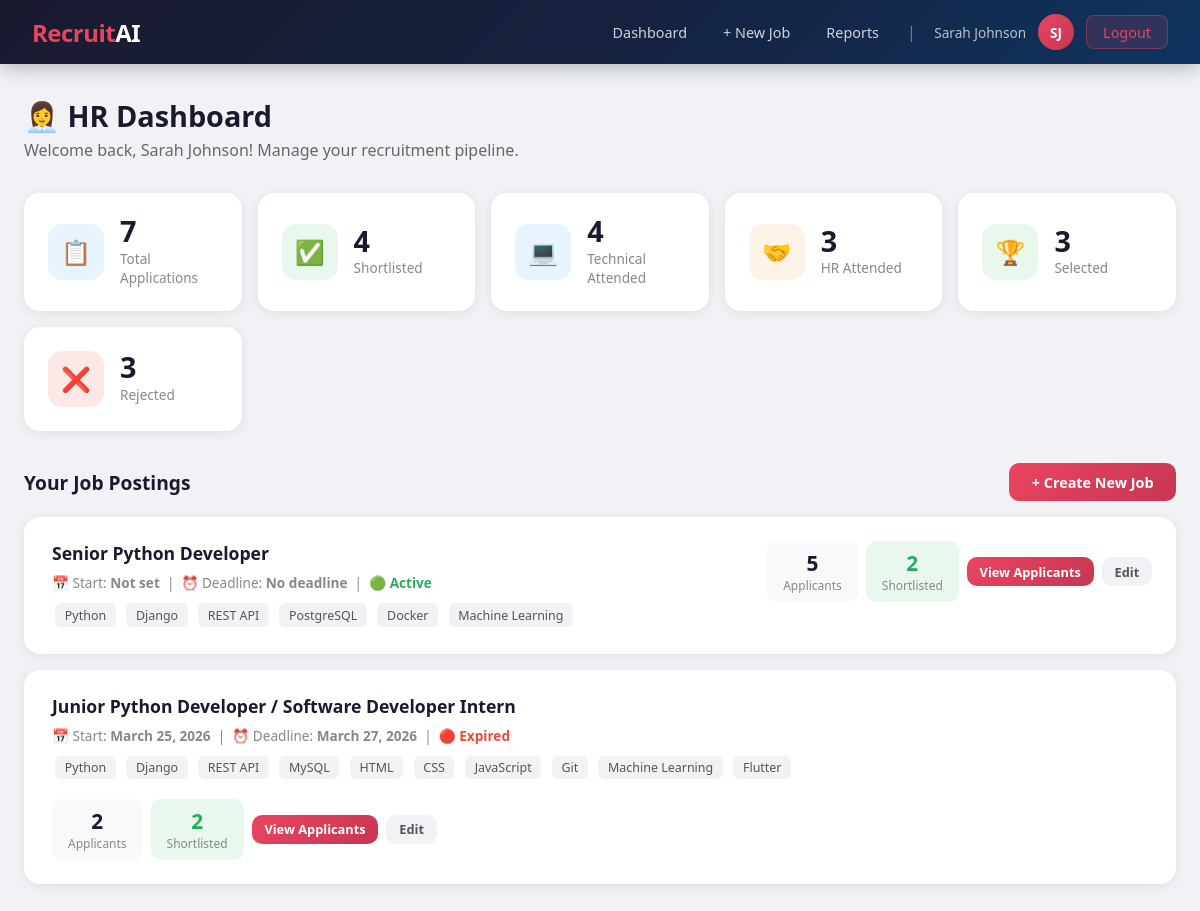
The page /hr/dashboard/ (signed in) on the database as committed earlier.
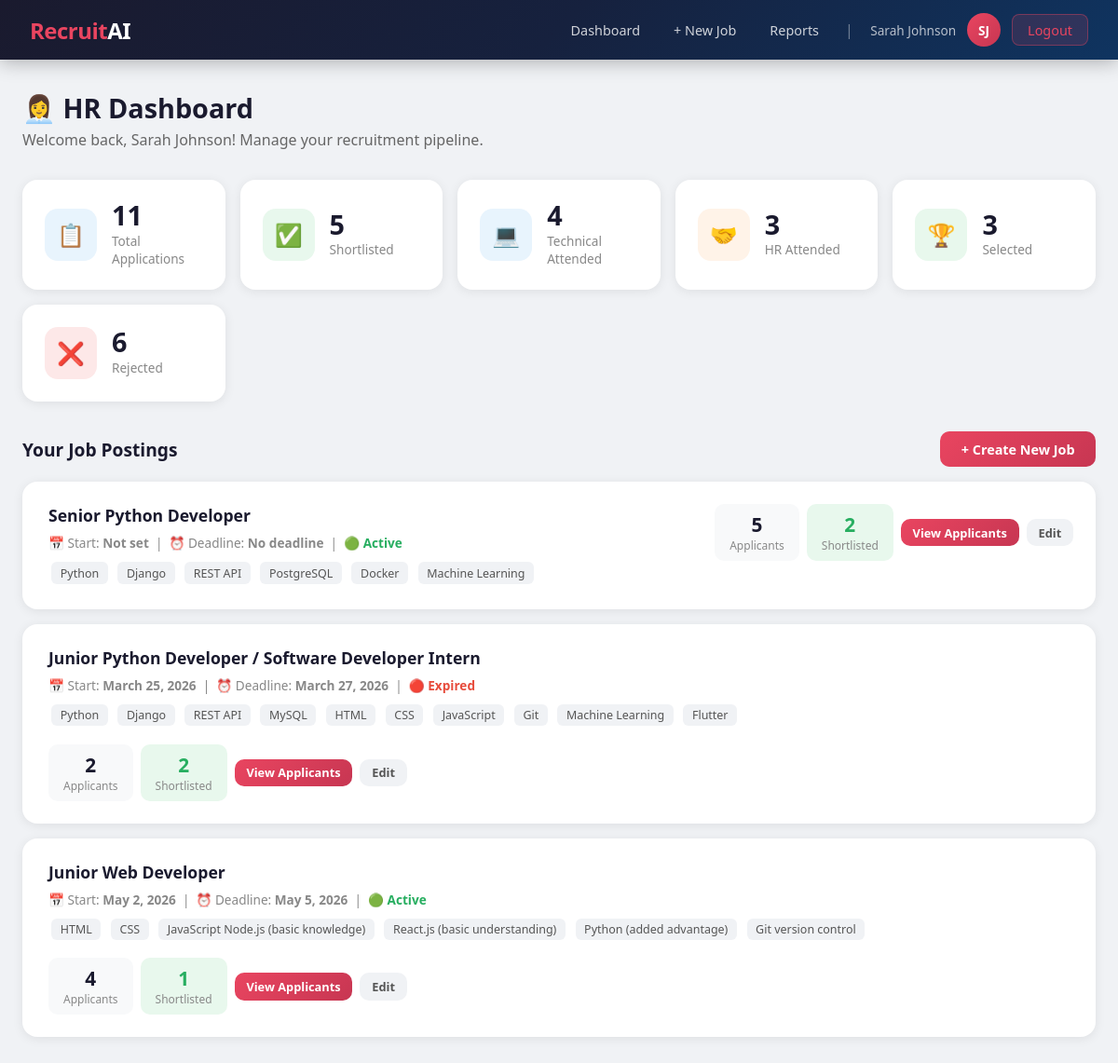
The same page on the database as committed later.
### core/models.py (models this page shows, shortened)
class Job(models.Model):
    hr = models.ForeignKey(
        User,
        on_delete=models.CASCADE,
        related_name='jobs'
    )
    title = models.CharField(
        max_length=200
    )
    required_skills = models.TextField(
        help_text="Comma-separated skills"
    )
    required_experience = models.CharField(
        max_length=100
    )
    description = models.TextField()
    start_date = models.DateField(
        null=True,
        blank=True
    )
    end_date = models.DateField(
        null=True,
        blank=True
    )
    created_at = models.DateTimeField(
        auto_now_add=True
    )
    updated_at = models.DateTimeField(
        auto_now=True
    )
    def get_skills_list(self):
        return [
            s.strip()
            for s in self.required_skills.split(',')
        ]
    def is_active(self):
        from django.utils import timezone
        today = timezone.now().date()
        if self.start_date and self.end_date:
            return self.start_date <= today <= self.end_date
        return True

### core/views.py (the view)
    @login_required
    def wrapper(request, *args, **kwargs):
        if not hasattr(request.user, 'profile') or not request.user.profile.is_hr():
            messages.error(request, "Access denied. HR only.")
            return redirect('dashboard')
        return func(request, *args, **kwargs)

### core/models.py (called while the page is built)
    def is_hr(self):
        return self.role == 'hr'

### core/views.py (called while the page is built)
def require_hr(func):
    @login_required
    def wrapper(request, *args, **kwargs):
        if not hasattr(request.user, 'profile') or not request.user.profile.is_hr():
            messages.error(request, "Access denied. HR only.")
            return redirect('dashboard')
        return func(request, *args, **kwargs)
    wrapper.__name__ = func.__name__
    return wrapper

### core/templates/core/hr_dashboard.html (shortened to what the changed rows need)
{% extends 'core/base.html' %}
{% block content %}
<div class="container">
    <div class="page-header">
        <h1>👩‍💼 HR Dashboard</h1>
    </div>
    <div class="stats-grid">
        <div class="stat-card">
            <div>
                <div class="stat-value">{{ total_apps }}</div>
                <div class="stat-label">Total Applications</div>
            </div>
        </div>
        <div class="stat-card">
            <div>
                <div class="stat-value">{{ shortlisted }}</div>
                <div class="stat-label">Shortlisted</div>
            </div>
        </div>
        <div class="stat-card">
            <div>
                <div class="stat-value">{{ rejected }}</div>
                <div class="stat-label">Rejected</div>
            </div>
        </div>
    </div>
    <div style="display:flex; justify-content:space-between; align-items:center; margin-bottom:1rem;">
        <h2 style="font-size:1.2rem; color:#1a1a2e;">Your Job Postings</h2>
    </div>
    {% if jobs %}
    {% for job in jobs %}
    <div class="job-card">
        <div style="display:flex; justify-content:space-between; align-items:flex-start; flex-wrap:wrap; gap:1rem;">
            <div>
                <div class="job-card-title">{{ job.title }}</div>
                <div class="job-card-meta">
                    📅 Start: <strong>{{ job.start_date|default:"Not set" }}</strong>
                    &nbsp;|&nbsp;
                    ⏰ Deadline: <strong>{{ job.end_date|default:"No deadline" }}</strong>
                    &nbsp;|&nbsp;
                    <span style="color:{% if job.is_active %}#27ae60{% else %}#e74c3c{% endif %}; font-weight:600;">
                        {% if job.is_active %}🟢 Active{% else %}🔴 Expired{% endif %}
                    </span>
                </div>
                <div style="margin-top:0.5rem;">
                    {% for skill in job.get_skills_list %}
                    <span class="skill-tag">{{ skill }}</span>
                    {% endfor %}
                </div>
            </div>
            <div style="display:flex; gap:0.5rem; align-items:center; flex-wrap:wrap;">
                <div style="text-align:center; padding:0.5rem 1rem; background:#f8f9fa; border-radius:10px;">
                    <div style="font-size:1.3rem; font-weight:800; color:#1a1a2e;">{{ job.total }}</div>
                    <div style="font-size:0.75rem; color:#888;">Applicants</div>
                </div>
                <div style="text-align:center; padding:0.5rem 1rem; background:#e8f8ed; border-radius:10px;">
                    <div style="font-size:1.3rem; font-weight:800; color:#27ae60;">{{ job.shortlisted }}</div>
                    <div style="font-size:0.75rem; color:#888;">Shortlisted</div>
                </div>
                <a href="{% url 'job_applicants' job.pk %}" class="btn btn-primary btn-sm">View Applicants</a>
                <a href="{% url 'edit_job' job.pk %}" class="btn btn-secondary btn-sm">Edit</a>
            </div>
        </div>
    </div>
    {% endfor %}
    {% else %}
    <div class="card" style="text-align:center; padding:3rem;">
        <div style="font-size:3rem; margin-bottom:1rem;">📭</div>
        <p style="color:#888;">No jobs posted yet. Create your first job posting!</p>
        <a href="{% url 'create_job' %}" class="btn btn-primary" style="margin-top:1rem;">+ Create Job</a>
    </div>
    {% endif %}
</div>
{% endblock %}

Rows that differ between the two databases and show on the page:
added Job: title "Junior Web Developer", start_date "May 2, 2026", end_date "May 5, 2026", shows "🟢 Active", get_skills_list "HTML" "CSS" "JavaScript Node.js (basic knowledge)" "React.js (basic understanding)" "Python (added advantage)" "Git version control", total "4", shortlisted "1"
Other text that changed with them:
{{ total_apps }}: "7" → "11"
{{ shortlisted }}: "4" → "5"
{{ rejected }}: "3" → "6"
